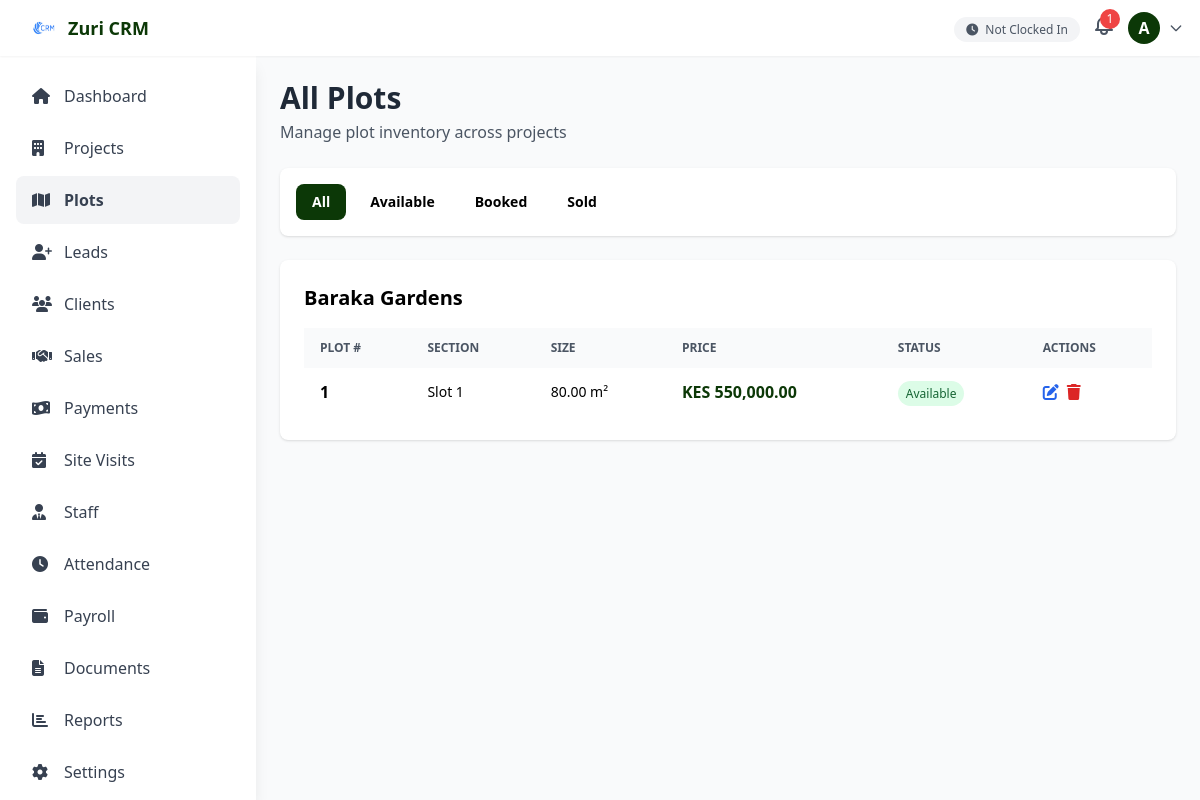
Screenshot of /plots.php (signed in) with the database file from the repository.
### tables this page shows
CREATE TABLE `settings` (
  `id` int NOT NULL,
  `site_name` varchar(255) DEFAULT 'Zuri CRM',
  `primary_color` varchar(7) DEFAULT '#0C3807',
  `secondary_color` varchar(7) DEFAULT '#FF6B35',
  `contact_email` varchar(255) DEFAULT NULL,
  `contact_phone` varchar(20) DEFAULT NULL,
  `contact_address` text,
  `office_latitude` decimal(10,8) DEFAULT NULL,
  `office_longitude` decimal(11,8) DEFAULT NULL,
  `office_radius` int DEFAULT '100',
  `logo_path` varchar(255) DEFAULT '/logo.png',
  `updated_at` timestamp NOT NULL DEFAULT CURRENT_TIMESTAMP ON UPDATE CURRENT_TIMESTAMP
);

CREATE TABLE `plots` (
  `id` int NOT NULL,
  `project_id` int NOT NULL,
  `plot_number` varchar(50) NOT NULL,
  `section` varchar(100) DEFAULT NULL,
  `size` decimal(10,2) NOT NULL COMMENT 'Size in square meters or acres',
  `price` decimal(15,2) NOT NULL,
  `status` enum('available','booked','sold') DEFAULT 'available',
  `position_x` int DEFAULT NULL COMMENT 'X coordinate for map layout',
  `position_y` int DEFAULT NULL COMMENT 'Y coordinate for map layout',
  `created_at` timestamp NOT NULL DEFAULT CURRENT_TIMESTAMP,
  `updated_at` timestamp NOT NULL DEFAULT CURRENT_TIMESTAMP ON UPDATE CURRENT_TIMESTAMP
);

CREATE TABLE `projects` (
  `id` int NOT NULL,
  `project_name` varchar(255) NOT NULL,
  `location` varchar(255) NOT NULL,
  `total_plots` int NOT NULL,
  `description` text,
  `status` enum('active','completed','on_hold') DEFAULT 'active',
  `created_by` int NOT NULL,
  `created_at` timestamp NOT NULL DEFAULT CURRENT_TIMESTAMP,
  `updated_at` timestamp NOT NULL DEFAULT CURRENT_TIMESTAMP ON UPDATE CURRENT_TIMESTAMP
);

### plots.php (the view, shortened to what the rows shown need)
<?php
require_once 'config.php';
$stmt = $pdo->query("
    SELECT p.*, pr.project_name, pr.location
    FROM plots p
    JOIN projects pr ON p.project_id = pr.id
    ORDER BY pr.project_name, p.plot_number
");
$plots = $stmt->fetchAll();
$plotsByProject = [];
foreach ($plots as $plot) {
    $projectName = $plot['project_name'];
    if (!isset($plotsByProject[$projectName])) {
        $plotsByProject[$projectName] = [];
    }
    $plotsByProject[$projectName][] = $plot;
}
include 'includes/header.php';
?>
<div class="p-4 md:p-6 pb-20 md:pb-6">
    <?php if ($action === 'list'): ?>
        <div class="flex flex-col md:flex-row md:items-center md:justify-between mb-6">
            <div>
                <h1 class="text-2xl md:text-3xl font-bold text-gray-800">All Plots</h1>
            </div>
        </div>
        <?php foreach ($plotsByProject as $projectName => $projectPlots): ?>
        <div class="bg-white rounded-lg shadow p-6 mb-6">
            <h2 class="text-xl font-bold mb-4"><?php echo sanitize($projectName); ?></h2>
            <div class="overflow-x-auto">
                <table class="w-full">
                    <thead class="bg-gray-50">
                        <tr>
                            <th class="px-4 py-3 text-left text-xs font-semibold text-gray-600 uppercase">Plot #</th>
                            <th class="px-4 py-3 text-left text-xs font-semibold text-gray-600 uppercase">Section</th>
                            <th class="px-4 py-3 text-left text-xs font-semibold text-gray-600 uppercase">Size</th>
                            <th class="px-4 py-3 text-left text-xs font-semibold text-gray-600 uppercase">Price</th>
                            <th class="px-4 py-3 text-left text-xs font-semibold text-gray-600 uppercase">Status</th>
                            <th class="px-4 py-3 text-left text-xs font-semibold text-gray-600 uppercase">Actions</th>
                        </tr>
                    </thead>
                    <tbody class="divide-y divide-gray-200">
                        <?php foreach ($projectPlots as $p): ?>
                        <tr class="hover:bg-gray-50 plot-row" data-status="<?php echo $p['status']; ?>">
                            <td class="px-4 py-3 font-semibold"><?php echo sanitize($p['plot_number']); ?></td>
                            <td class="px-4 py-3 text-sm"><?php echo $p['section'] ? sanitize($p['section']) : '-'; ?></td>
                            <td class="px-4 py-3 text-sm"><?php echo number_format($p['size'], 2); ?> m²</td>
                            <td class="px-4 py-3 font-semibold text-primary"><?php echo formatMoney($p['price']); ?></td>
                            <td class="px-4 py-3">
                                <span class="px-2 py-1 text-xs rounded-full <?php
                                    echo $p['status'] === 'available' ? 'bg-green-100 text-green-800' :
                                        ($p['status'] === 'booked' ? 'bg-yellow-100 text-yellow-800' : 'bg-red-100 text-red-800');
                                ?>">
                                    <?php echo ucfirst($p['status']); ?>
                                </span>
                            </td>
                            <td class="px-4 py-3">
                                <div class="flex gap-2">
                                    <?php if (hasPermission('plots', 'edit')): ?>
                                    <a href="/plots.php?action=edit&id=<?php echo $p['id']; ?>" class="text-blue-600 hover:text-blue-800" title="Edit">
                                        <i class="fas fa-edit"></i>
                                    </a>
                                    <?php endif; ?>
                                    <?php if (hasPermission('plots', 'delete') && $p['status'] === 'available'): ?>
                                    <button onclick="deletePlot(<?php echo $p['id']; ?>)" class="text-red-600 hover:text-red-800" title="Delete">
                                        <i class="fas fa-trash"></i>
                                    </button>
                                    <?php endif; ?>
                                </div>
                            </td>
                        </tr>
                        <?php endforeach; ?>
                    </tbody>
                </table>
            </div>
        </div>
        <?php endforeach; ?>
    <?php endif; ?>
</div>

### includes/header.php (shortened to what the rows shown need)
<?php
$settings = getSettings();
?>
<!DOCTYPE html>
<html lang="en">
<head>
    <script src="https://cdn.tailwindcss.com"></script>
    <link rel="stylesheet" href="https://cdnjs.cloudflare.com/ajax/libs/font-awesome/6.4.0/css/all.min.css">
</head>
<body class="bg-gray-50">
    <header class="bg-white shadow-sm fixed top-0 left-0 right-0 z-40">
        <div class="flex items-center justify-between px-4 py-3">
            <div class="flex items-center space-x-3">
                <div class="flex items-center space-x-2">
                    <img src="<?php echo $settings['logo_path']; ?>" alt="Logo" class="h-8 w-8">
                    <span class="font-bold text-lg hidden sm:block" style="color: var(--primary-color);">
                        <?php echo sanitize($settings['site_name']); ?>
                    </span>
                </div>
            </div>
        </div>
    </header>
    <main class="pt-14 md:ml-64">

### rows the page displays
settings: logo_path (picture), site_name "Zuri CRM"
plots: project.project_name "Baraka Gardens", plot_number "1", section "Slot 1", size "80.00", price "KES 550,000.00", status "Available"

### other values shown
$unreadNotifications "1"
substr($userName, 0, 1) "A"
